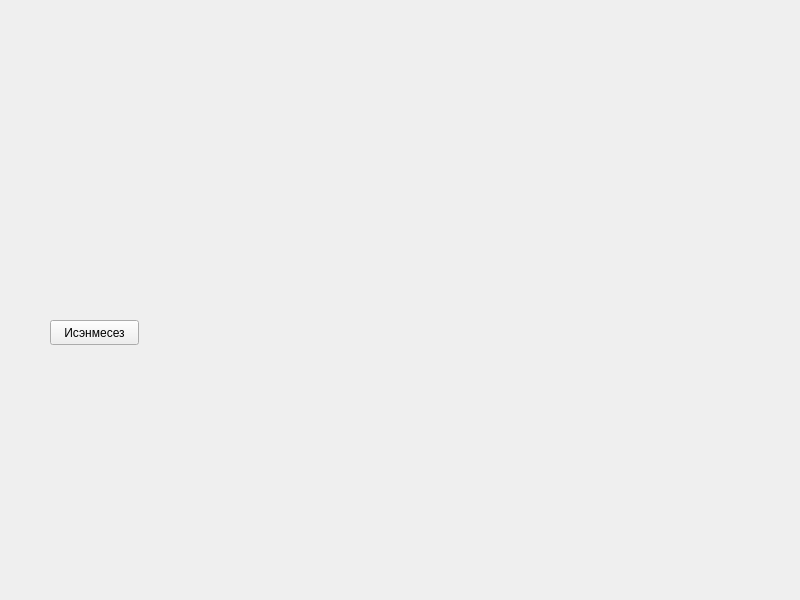
<?xml version="1.0" encoding="UTF-8"?>
<ui version="4.0">
 <class>glview</class>
 <widget class="QWidget" name="glview">
  <property name="geometry">
   <rect>
    <x>0</x>
    <y>0</y>
    <width>800</width>
    <height>600</height>
   </rect>
  </property>
  <property name="windowTitle">
   <string>glview</string>
  </property>
  <widget class="QPushButton" name="pushButton">
   <property name="geometry">
    <rect>
     <x>50</x>
     <y>320</y>
     <width>89</width>
     <height>25</height>
    </rect>
   </property>
   <property name="text">
    <string>Исэнмесез</string>
   </property>
  </widget>
 </widget>
 <resources/>
 <connections/>
</ui>
